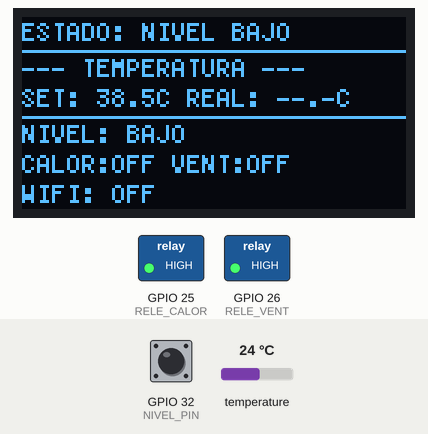
This sketch was run on a simulated ESP32. Shown: 128×64 one-colour display, switched loads named in the sketch (green lamp = pin HIGH). Dashed ring = blinking. Inputs (shaded band) come from the test bench; at power-on: GPIO 32 (NIVEL_PIN) HIGH, temperature 24 °C. WiFi joins after 1.5 s; servers stay silent unless stated; the audio player accepts every command and is not drawn.

Above: at 1.8 s.
1.9 s: GPIO 32 (NIVEL_PIN) pulled LOW for 0.15 s
At 2.5 s:
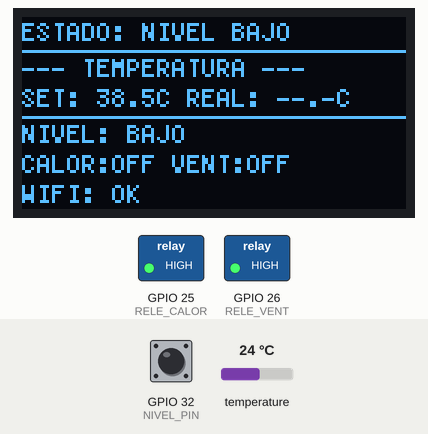
3.7 s: GPIO 32 (NIVEL_PIN) pulled LOW for 1 s
At 4.5 s:
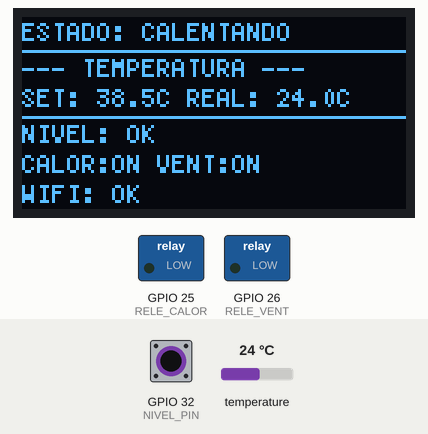
6.4 s: GPIO 32 (NIVEL_PIN) pulled LOW for 3.2 s
At 9.65 s:
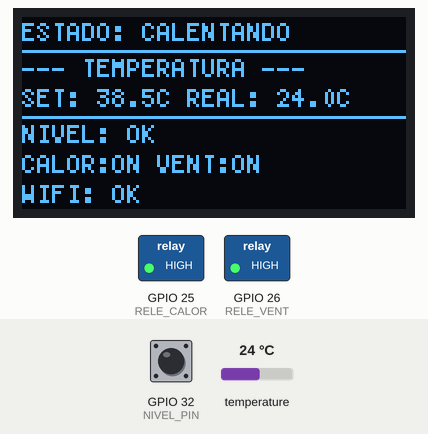
11.2 s: GPIO 32 (NIVEL_PIN) pulsed LOW 5 times (0.12 s each, 0.3 s apart)
At 12.59 s:
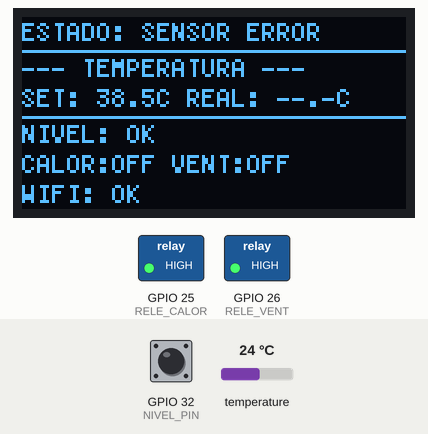
Timing chart, 0 to 14.2 s (numbered marks = the images above; inputs shaded):
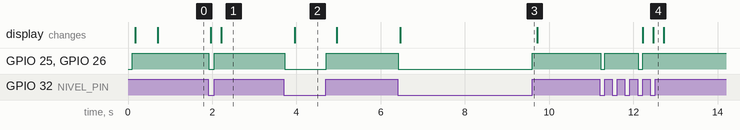

The sketch:

alimentador_automatico.ino
```cpp
// ============================================================================
// SISTEMA DE CONTROL TERMICO Y ALIMENTACION PORCINA CON UBIDOTS
// ESP32 + Ubidots MQTT + OLED SH1106 + DS18B20 + DFPlayer Mini
// ============================================================================

// ============================================================================
// BLOQUE 1: LIBRERIAS Y DEPENDENCIAS
// -----------------------------------------------------------------------------
// Incluye todas las bibliotecas necesarias para WiFi, MQTT, sensores,
// display OLED, DS18B20 y reproductor MP3.
// ============================================================================

#include <Arduino.h>
#include <WiFi.h>
#include <UbidotsEsp32Mqtt.h>
#include <U8g2lib.h>
#include <Wire.h>
#include <OneWire.h>
#include <DallasTemperature.h>
#include <DFRobotDFPlayerMini.h>

// ============================================================================
// BLOQUE 2: CONFIGURACION GENERAL DEL SISTEMA
// -----------------------------------------------------------------------------
// Aquí se definen los parámetros de red, nombre del dispositivo y el modo de
// operación del sensor.
// ============================================================================

// Dejar en false cuando se conecte el DS18B20 real.
#define SIMULAR_SENSOR false

// Parámetros de conexión WiFi y Ubidots.
const char *UBIDOTS_TOKEN = "TU_TOKEN_UBIDOTS";
const char *WIFI_SSID = "TU_RED_WIFI";
const char *WIFI_PASS = "TU_CONTRASENA_WIFI";
const char *DEVICE_LABEL = "control-termico-esp32";

Ubidots ubidots(UBIDOTS_TOKEN);

// Relés activos en LOW.
constexpr uint8_t RELE_ON = LOW;
constexpr uint8_t RELE_OFF = HIGH;

// ============================================================================
// BLOQUE 3: DEFINICION DE PINES Y COMPONENTES
// -----------------------------------------------------------------------------
// Se asignan los pines GPIO usados por los relés, sensor, display OLED y
// DFPlayer. Esto centraliza la configuración del hardware.
// ============================================================================

// Pines.
constexpr uint8_t ONE_WIRE_BUS = 4;
constexpr uint8_t RELE_VENT = 26;
constexpr uint8_t RELE_CALOR = 25;
constexpr uint8_t NIVEL_PIN = 32;
constexpr uint8_t DFPLAYER_RX = 18;
constexpr uint8_t DFPLAYER_TX = 19;

U8G2_SH1106_128X64_NONAME_F_HW_I2C u8g2(U8G2_R0, U8X8_PIN_NONE);
HardwareSerial mp3Serial(2);
DFRobotDFPlayerMini mp3;
OneWire oneWire(ONE_WIRE_BUS);
DallasTemperature sensors(&oneWire);

// ============================================================================
// BLOQUE 4: PARAMETROS DEL CONTROL TERMICO
// -----------------------------------------------------------------------------
// Aquí se configuran los valores del setpoint, rango de histéresis y
// constantes del controlador PID.
// ============================================================================
constexpr float SETPOINT = 38.5f;
constexpr float BANDA_PID = 3.0f;
constexpr float HIST_TEMPERATURA = 0.5f;
constexpr float KP = 40.0f;
constexpr float KI = 0.2f;
constexpr float KD = 8.0f;
constexpr float INTEGRAL_MIN = -50.0f;
constexpr float INTEGRAL_MAX = 50.0f;

// ============================================================================
// BLOQUE 5: VARIABLES DE ESTADO Y CONTROL
// -----------------------------------------------------------------------------
// Se almacenan aquí los valores actuales del sistema: temperatura, errores,
// salida PID, tiempos y banderas de estado.
// ============================================================================
float tempActual = 0.0f;
float errorAnterior = 0.0f;
float integral = 0.0f;
float pidOutput = 0.0f;

// ============================================================================
// BLOQUE 6: INTERVALOS DE TIMING Y DELAY
// -----------------------------------------------------------------------------
// Define cada cuánto tiempo se toman lecturas, se actualiza la pantalla,
// se transmite a Ubidots y se activa la alarma sonora.
// ============================================================================
constexpr unsigned long VENTANA_PWM = 5000UL;
constexpr unsigned long INTERVALO_TEMP = 800UL;
constexpr unsigned long REPETICION_LLAMADO = 60000UL;
constexpr unsigned long DURACION_AUDIO = 30000UL;
constexpr unsigned long INTERVALO_OLED = 250UL;
constexpr unsigned long INTERVALO_UBIDOTS = 5000UL;
constexpr unsigned long TIMEOUT_RECONEXION = 10000UL;

unsigned long ahora = 0;
unsigned long ultimaTemperatura = 0;
unsigned long inicioPWM = 0;
unsigned long ultimoLlamado = 0;
unsigned long inicioAudio = 0;
unsigned long ultimaOLED = 0;
unsigned long ultimoUbidots = 0;
unsigned long ultimoIntentoWiFi = 0;
unsigned long ultimoPID = 0;

bool metaAlcanzada = false;
bool reproduciendoAudio = false;
bool modoPIDActivo = false;
bool temperaturaValida = false;
bool mp3Disponible = false;

// ============================================================================
// BLOQUE 7: PROTOTIPOS DE FUNCIONES
// -----------------------------------------------------------------------------
// Declara las funciones que se usan en setup() y loop() para mantener
// una organización clara del código.
// ============================================================================
void mostrarOLED();
void gestionarAudio();
void calcularPID();
void reiniciarPID();
void actualizarTemperatura();
void apagarActuadores();
void procesarSeguridad();
void enviarDatosUbidots();
void actualizarComunicaciones();
void detenerAudio();

// ============================================================================
// BLOQUE 8: SETUP
// -----------------------------------------------------------------------------
// Inicializa todos los periféricos: serial, comunicación I2C, relés,
// sensor, OLED, DFPlayer y conexión WiFi.
// ============================================================================
void setup() {
  Serial.begin(115200);
  delay(100);
  Wire.begin(21, 22);

  // Configuración de los relés como salidas y apagado inicial.
  pinMode(RELE_VENT, OUTPUT);
  pinMode(RELE_CALOR, OUTPUT);
  pinMode(NIVEL_PIN, INPUT_PULLUP);
  apagarActuadores();

  // Inicializa la pantalla OLED con un mensaje de arranque.
  u8g2.begin();
  u8g2.setFont(u8g2_font_5x7_tf);
  u8g2.clearBuffer();
  u8g2.drawStr(0, 15, "Control Termico");
  u8g2.drawStr(0, 35, "Iniciando...");
  u8g2.sendBuffer();

  // Inicializa el sensor DS18B20 si no se está simulando.
#if !SIMULAR_SENSOR
  sensors.begin();
  sensors.setWaitForConversion(false);
  sensors.requestTemperatures();
#endif

  // Inicializa el DFPlayer Mini.
  mp3Serial.begin(9600, SERIAL_8N1, DFPLAYER_RX, DFPLAYER_TX);
  mp3Disponible = mp3.begin(mp3Serial, true, false);
  if (mp3Disponible) {
    mp3.volume(25);
    mp3.EQ(DFPLAYER_EQ_NORMAL);
  } else {
    Serial.println("DFPlayer no disponible; se continua sin audio.");
  }

  // Configura WiFi y la conexión de Ubidots.
  WiFi.mode(WIFI_STA);
  WiFi.begin(WIFI_SSID, WIFI_PASS);
  ubidots.setup();

  // Inicializa tiempos de control.
  ahora = millis();
  ultimaTemperatura = ahora;
  ultimoPID = ahora;
  inicioPWM = ahora;
}

// ============================================================================
// BLOQUE 9: LOOP PRINCIPAL
// -----------------------------------------------------------------------------
// Es el ciclo continuo del programa. Aquí se actualizan comunicaciones,
// se revisa el nivel del agua, se lee la temperatura, se activa la lógica
// térmica y se publica información.
// ============================================================================
void loop() {
  ahora = millis();

  // Mantiene activas la conexión WiFi y MQTT.
  actualizarComunicaciones();

  // Si el nivel de agua está bajo, se bloquea el funcionamiento normal.
  if (digitalRead(NIVEL_PIN) != LOW) {
    procesarSeguridad();
    return;
  }

  // Lee y valida la temperatura.
  actualizarTemperatura();
  if (!temperaturaValida) {
    procesarSeguridad();
    return;
  }

  // Histéresis para evitar conmutaciones alrededor del setpoint.
  if (!metaAlcanzada && tempActual >= SETPOINT) {
    metaAlcanzada = true;
  } else if (metaAlcanzada && tempActual <= SETPOINT - HIST_TEMPERATURA) {
    metaAlcanzada = false;
  }

  // El ventilador/agitador funciona durante el calentamiento.
  digitalWrite(RELE_VENT, metaAlcanzada ? RELE_OFF : RELE_ON);

  // Lógica de audio de alerta cuando se alcanza la temperatura objetivo.
  gestionarAudio();

  // Control de calentador según estado de temperatura y modo PID.
  if (metaAlcanzada) {
    digitalWrite(RELE_CALOR, RELE_OFF);
    reiniciarPID();
  } else if (!modoPIDActivo) {
    // Calentamiento completo mientras se está lejos del setpoint.
    digitalWrite(RELE_CALOR, RELE_ON);
  } else {
    if (ahora - inicioPWM >= VENTANA_PWM) {
      inicioPWM = ahora;
    }

    const unsigned long tiempoPWM = ahora - inicioPWM;
    const bool calefactorON = pidOutput > static_cast<float>(tiempoPWM);
    digitalWrite(RELE_CALOR, calefactorON ? RELE_ON : RELE_OFF);
  }

  // Publicación periódica de datos a Ubidots.
  if (ahora - ultimoUbidots >= INTERVALO_UBIDOTS) {
    ultimoUbidots = ahora;
    enviarDatosUbidots();
  }

  // Actualización periódica del display OLED.
  if (ahora - ultimaOLED >= INTERVALO_OLED) {
    ultimaOLED = ahora;
    mostrarOLED();
  }
}

// ============================================================================
// BLOQUE 10: ACTUALIZACION DE COMUNICACIONES
// -----------------------------------------------------------------------------
// Reintenta la conexión WiFi cuando se pierde, y mantiene la sesión MQTT
// de Ubidots viva cuando la red está disponible.
// ============================================================================
void actualizarComunicaciones() {
  if (WiFi.status() != WL_CONNECTED) {
    if (ahora - ultimoIntentoWiFi >= TIMEOUT_RECONEXION) {
      ultimoIntentoWiFi = ahora;
      Serial.println("Intentando reconectar WiFi...");
      WiFi.disconnect();
      WiFi.begin(WIFI_SSID, WIFI_PASS);
    }
    return;
  }

  if (!ubidots.connected()) {
    ubidots.reconnect();
  }
  ubidots.loop();
}

// ============================================================================
// BLOQUE 11: ACTUALIZACION DE TEMPERATURA
// -----------------------------------------------------------------------------
// Lee el sensor DS18B20, valida la lectura y decide si el sistema debe
// entrar en modo de control PID o calentamiento manual.
// ============================================================================
void actualizarTemperatura() {
  if (ahora - ultimaTemperatura < INTERVALO_TEMP) {
    return;
  }

#if SIMULAR_SENSOR
  temperaturaValida = true;
  // Simulación simple para pruebas de pantalla y actuadores.
  tempActual += metaAlcanzada ? -0.1f : 0.4f;
  if (tempActual > 42.0f) {
    tempActual = 20.0f;
    metaAlcanzada = false;
  }
#else
  const float leida = sensors.getTempCByIndex(0);
  temperaturaValida = leida != DEVICE_DISCONNECTED_C &&
                      leida > -10.0f && leida < 85.0f;
  if (temperaturaValida) {
    tempActual = leida;
  }
  sensors.requestTemperatures();
#endif

  if (temperaturaValida) {
    if (tempActual >= SETPOINT - BANDA_PID) {
      modoPIDActivo = true;
      calcularPID();
    } else {
      modoPIDActivo = false;
      reiniciarPID();
    }
  } else {
    modoPIDActivo = false;
    reiniciarPID();
    Serial.println("Lectura DS18B20 invalida.");
  }
  ultimaTemperatura = ahora;
}

// ============================================================================
// BLOQUE 12: CONTROLADOR PID
// -----------------------------------------------------------------------------
// Calcula la salida del controlador en base al error y la derivada,
// usando un filtro de integral y limitando el rango de salida.
// ============================================================================
void calcularPID() {
  float dt = (ahora - ultimoPID) / 1000.0f;
  if (dt <= 0.0f || dt > 10.0f) {
    dt = INTERVALO_TEMP / 1000.0f;
  }

  const float error = SETPOINT - tempActual;
  integral = constrain(integral + error * dt, INTEGRAL_MIN, INTEGRAL_MAX);
  const float derivada = (error - errorAnterior) / dt;
  const float salida = KP * error + KI * integral + KD * derivada;

  pidOutput = constrain(salida, 0.0f, static_cast<float>(VENTANA_PWM));
  errorAnterior = error;
  ultimoPID = ahora;
}

void reiniciarPID() {
  integral = 0.0f;
  errorAnterior = 0.0f;
  pidOutput = 0.0f;
  ultimoPID = ahora;
}

// ============================================================================
// BLOQUE 13: CONTROL DE ACTUADORES
// -----------------------------------------------------------------------------
// Apaga ambos relés en estado inicial o de emergencia, evitando arranques
// accidentales al reiniciar el sistema.
// ============================================================================
void apagarActuadores() {
  digitalWrite(RELE_CALOR, RELE_OFF);
  digitalWrite(RELE_VENT, RELE_OFF);
}

// ============================================================================
// BLOQUE 14: SEGURIDAD DEL SISTEMA
// -----------------------------------------------------------------------------
// Si el nivel de agua es insuficiente o el sensor falla, se apagan los
// actuadores y se detiene el audio para evitar daños.
// ============================================================================
void procesarSeguridad() {
  apagarActuadores();
  metaAlcanzada = false;
  modoPIDActivo = false;
  if (digitalRead(NIVEL_PIN) != LOW) {
    temperaturaValida = false;
  }
  reiniciarPID();
  detenerAudio();

  if (ahora - ultimoUbidots >= INTERVALO_UBIDOTS) {
    ultimoUbidots = ahora;
    enviarDatosUbidots();
  }
  if (ahora - ultimaOLED >= INTERVALO_OLED) {
    ultimaOLED = ahora;
    mostrarOLED();
  }
}

// ============================================================================
// BLOQUE 15: CONTROL DE AUDIO
// -----------------------------------------------------------------------------
// Reproduce una alerta sonora cuando la temperatura alcanza el objetivo y
// detiene la reproducción después de cierto tiempo.
// ============================================================================
void detenerAudio() {
  if (reproduciendoAudio && mp3Disponible) {
    mp3.stop();
  }
  reproduciendoAudio = false;
}

void gestionarAudio() {
  if (metaAlcanzada && !reproduciendoAudio &&
      ahora - ultimoLlamado >= REPETICION_LLAMADO) {
    ultimoLlamado = ahora;
    inicioAudio = ahora;
    reproduciendoAudio = true;
    if (mp3Disponible) {
      mp3.play(1);
    }
  }

  if (reproduciendoAudio && ahora - inicioAudio >= DURACION_AUDIO) {
    detenerAudio();
  }
}

// ============================================================================
// BLOQUE 16: PUBLICACION A UBIDOTS
// -----------------------------------------------------------------------------
// Envía el estado actual del sistema a Ubidots en un único lote para
// reducir tráfico y mantener variables sincronizadas.
// ============================================================================
void enviarDatosUbidots() {
  if (WiFi.status() != WL_CONNECTED || !ubidots.connected()) {
    return;
  }

  const int nivel = digitalRead(NIVEL_PIN) == LOW ? 1 : 0;
  const int estadoCalor = digitalRead(RELE_CALOR) == RELE_ON ? 1 : 0;
  const int estadoVent = digitalRead(RELE_VENT) == RELE_ON ? 1 : 0;
  int estado = 0;

  if (nivel) {
    if (!temperaturaValida) estado = 5;       // Sensor invalido
    else if (reproduciendoAudio) estado = 4; // Llamando
    else if (metaAlcanzada) estado = 3;      // Temperatura OK
    else if (modoPIDActivo) estado = 2;      // Control PID
    else estado = 1;                         // Calentando
  }

  // Un solo publish reduce trafico y mantiene las variables sincronizadas.
  ubidots.add("temperatura", tempActual);
  ubidots.add("setpoint", SETPOINT);
  ubidots.add("rele-calor", estadoCalor);
  ubidots.add("rele-ventilador", estadoVent);
  ubidots.add("nivel-agua", nivel);
  ubidots.add("temperatura-valida", temperaturaValida ? 1 : 0);
  ubidots.add("audio", reproduciendoAudio ? 1 : 0);
  ubidots.add("estado", estado);
  ubidots.publish(DEVICE_LABEL);
}

// ============================================================================
// BLOQUE 17: VISUALIZACION EN OLED
// -----------------------------------------------------------------------------
// Muestra de forma legible el estado del sistema, temperatura, nivel de agua,
// relés y WiFi en la pantalla pequeña.
// ============================================================================
void mostrarOLED() {
  u8g2.clearBuffer();
  u8g2.setFont(u8g2_font_5x7_tf);

  const bool nivelOK = digitalRead(NIVEL_PIN) == LOW;
  const bool wifiOK = WiFi.status() == WL_CONNECTED;
  const bool ventON = digitalRead(RELE_VENT) == RELE_ON;
  const bool calorON = digitalRead(RELE_CALOR) == RELE_ON;
  char buf[35];

  if (!nivelOK) u8g2.drawStr(0, 8, "ESTADO: NIVEL BAJO");
  else if (!temperaturaValida) u8g2.drawStr(0, 8, "ESTADO: SENSOR ERROR");
  else if (reproduciendoAudio) u8g2.drawStr(0, 8, "ESTADO: LLAMANDO");
  else if (metaAlcanzada) u8g2.drawStr(0, 8, "ESTADO: TEMP OK");
  else if (modoPIDActivo) u8g2.drawStr(0, 8, "ESTADO: CONTROL PID");
  else u8g2.drawStr(0, 8, "ESTADO: CALENTANDO");

  u8g2.drawHLine(0, 11, 128);
  u8g2.drawStr(0, 20, "--- TEMPERATURA ---");
  if (temperaturaValida) {
    snprintf(buf, sizeof(buf), "SET: %.1fC REAL: %.1fC", SETPOINT, tempActual);
  } else {
    snprintf(buf, sizeof(buf), "SET: %.1fC REAL: --.-C", SETPOINT);
  }
  u8g2.drawStr(0, 30, buf);
  u8g2.drawHLine(0, 33, 128);

  snprintf(buf, sizeof(buf), "NIVEL: %s", nivelOK ? "OK" : "BAJO");
  u8g2.drawStr(0, 42, buf);
  snprintf(buf, sizeof(buf), "CALOR:%s VENT:%s", calorON ? "ON" : "OFF", ventON ? "ON" : "OFF");
  u8g2.drawStr(0, 52, buf);
  snprintf(buf, sizeof(buf), "WIFI: %s", wifiOK ? "OK" : "OFF");
  u8g2.drawStr(0, 62, buf);
  u8g2.sendBuffer();
}
```

Measured:
- after the input at 1.9 s, GPIO 25 (RELE_CALOR), GPIO 26 (RELE_VENT): HIGH → LOW at once, → HIGH 0.14 s later; the display: first changes after 0.06 s (image 1 shows a later state)
- after the input at 3.7 s, GPIO 25 (RELE_CALOR), GPIO 26 (RELE_VENT): HIGH → LOW at once, → HIGH 0.99 s later; the display: changes after 0.26 s (image 2)
- after the input at 6.4 s, GPIO 25 (RELE_CALOR), GPIO 26 (RELE_VENT): HIGH → LOW at once, → HIGH 3.2 s later; the display: changes after 0.06 s (image 3)
- after the input at 11.2 s, GPIO 25 (RELE_CALOR), GPIO 26 (RELE_VENT): alternates HIGH for 0.79 s and LOW for 0.10 s, 4 changes in all, then stays HIGH, starting at once; the display: first changes after 1.0 s (image 4 shows a later state)
